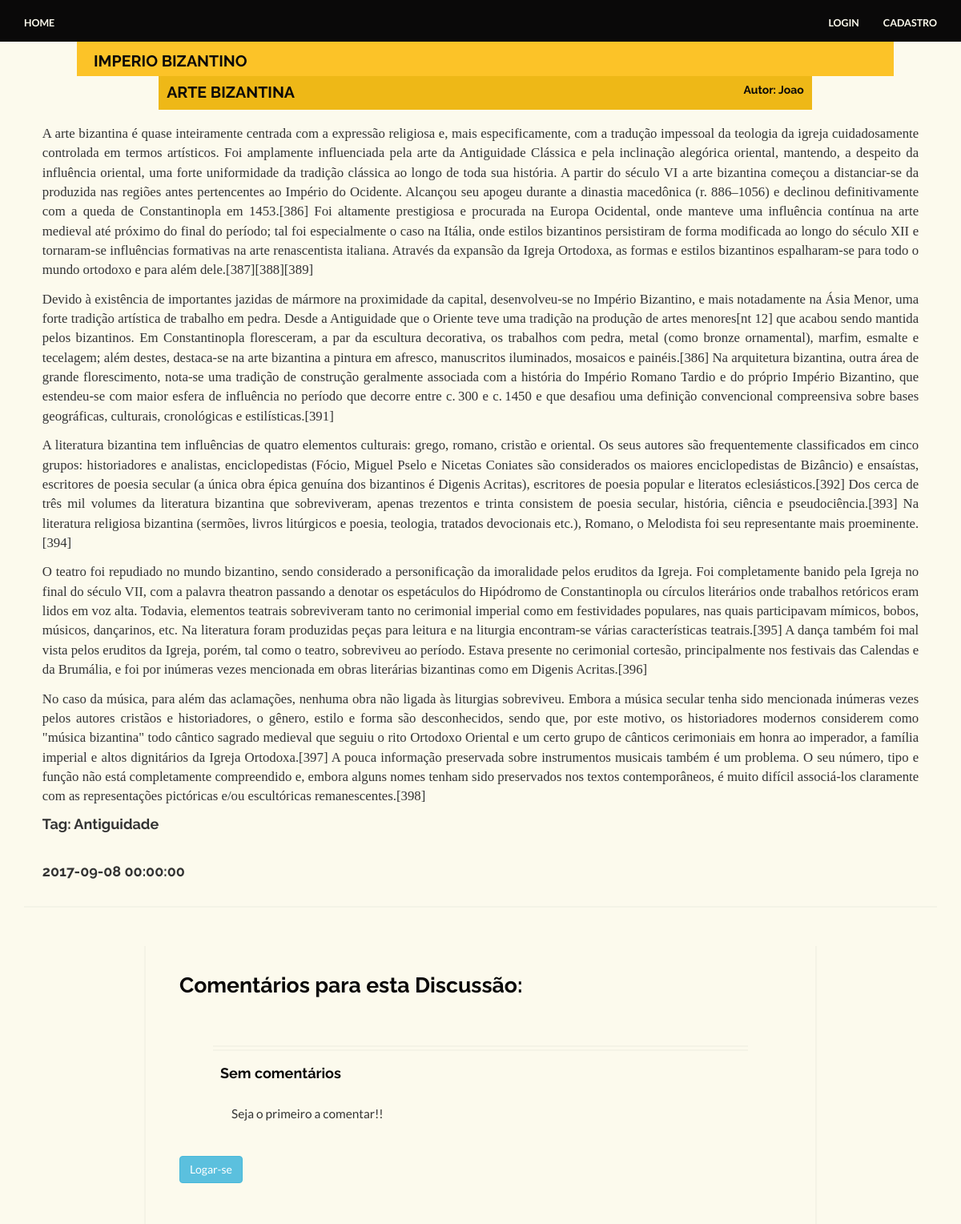
Screenshot of /Herodopedia/index.php/pages/mostra_discussao/arte_bizantina with the database file from the repository.
### tables this page shows
CREATE TABLE `discussao` (
  `cod_discussao` int(11) NOT NULL,
  `tag_discussao` int(11) NOT NULL,
  `titulo_discussao` varchar(150) NOT NULL,
  `texto_discussao` longtext NOT NULL,
  `data_disc` datetime NOT NULL,
  `disc_cod_artigo` int(11) NOT NULL,
  `disc_id_usuario` int(11) NOT NULL,
  `status_disc` int(11) NOT NULL
);

CREATE TABLE `artigo` (
  `cod_artigo` int(11) NOT NULL,
  `titulo` varchar(80) NOT NULL,
  `conteudo` longtext NOT NULL,
  `tag` int(11) NOT NULL,
  `status` int(11) NOT NULL,
  `data_art` datetime NOT NULL,
  `art_id_usuario` int(11) NOT NULL
);

CREATE TABLE `usuario` (
  `id_usuario` int(11) NOT NULL,
  `usuario` varchar(20) NOT NULL,
  `senha` varchar(80) NOT NULL,
  `email` varchar(80) NOT NULL,
  `nome` varchar(80) NOT NULL,
  `sobrenome` varchar(50) NOT NULL,
  `dt_nasc` date NOT NULL,
  `cod_tipo` int(11) NOT NULL
);

CREATE TABLE `tag` (
  `id_tag` int(11) NOT NULL,
  `descricao_tag` varchar(20) NOT NULL
);

### Herodopedia/application/controllers/Pages.php (called while the page is built, shortened)
<?php
class Pages extends CI_Controller {
    public function mostra_discussao($nome){
        $this->load->model('discussao');
        $this->load->model('comentario');
        $this->load->model('notificacao');
        $dados['notificacao'] = $this->notificacao->recebeNotificacoes();
        $dados['qtd_nots'] = $this->notificacao->contaNots();
        $dados['discussao'] = $this->discussao->discussaoSelecionada($nome);
        $dados['comentarios'] = $this->comentario->comentariosDiscussao($dados['discussao']['cod_discussao']);
        $this->load->view('discussao', $dados);
    }
}

### Herodopedia/index.php (called while the page is built, shortened)
<?php
require_once BASEPATH.'core/CodeIgniter.php';

### Herodopedia/application/models/Discussao.php (called while the page is built, shortened)
<?php
class Discussao extends CI_Model{
  public function discussaoSelecionada($nome){
    if(is_null($nome)){
      return false;
    } else{
      $this->db->where('disc_id_usuario = id_usuario');
      $this->db->where('titulo_discussao', $nome);
      $this->db->where('disc_cod_artigo = cod_artigo');
      $this->db->where('tag_discussao = id_tag');
      $query = $this->db->get('discussao, usuario, artigo,tag');
      if ($query->num_rows() > 0) {
          return $query->row_array();
      } else {
          return null;
      }
    }
  }
}

### Herodopedia/application/views/discussao.php (the view, shortened to what this page needs)
<!DOCTYPE html>
<html lang="en">
  <head>
    <?php require_once 'templates/head.php'; ?>
  </head>
  <body>
    <header class="navbar navbar-default navbar-fixed-top">
        <?php require_once 'templates/header.php'; ?>
    </header>
    <section class="row container">
        <section class="disc-header header-fixed-top">
            <section class="art-name"><h2><a href="../mostra_artigo/<?= $discussao['titulo']?>">
                <?= strtoupper(str_replace("_", " ", $discussao['titulo'])); ?></a></h2></section>
            <section class="disc-name"><h2><?= strtoupper(str_replace("_", " ", $discussao['titulo_discussao'])); ?></h2>
            <h3>Autor: <a href='../perfil/<?= $discussao['usuario']; ?>'><?= $discussao['usuario']; ?></a></h3></section>
        </section>
        <section class="disc_cont">
            <section class="conteudo_disc">
                <p><?= $discussao['texto_discussao']; ?></p>
                <h4 class="titulo">Tag: <?= $discussao['descricao_tag']; ?></h4>
                <br>
                <h4 class="titulo"><?= $discussao['data_disc']; ?></h4>
            </section>
        </section>
    </section>
    <section class="com-disc">
        <h3 class="titulo">Comentários para esta Discussão:</h3>
        <?php
        if (!is_null($comentarios)) {
            foreach($comentarios as $comentario): ?>
            <section class="comentario">
                <h4><a href="../perfil/<?= $comentario->usuario;?>"><?= $comentario->usuario; ?></a> comentou:</h4>
                <p><?= $comentario->texto_comentario;?></p>
                <h6 ><?= $comentario->data_com;?></h6>
                <?php
                    if (isset($_SESSION['usuario'])) {
                        if ($_SESSION['usuario'] == $comentario->usuario) {
                            echo "<a class='btn btn-info' href='../../Comentarios/excluir/$comentario->cod_comentario'>Deletar</a>";
                        }
                    }
                ?>
            </section>
            <?php endforeach;
        }else{
            echo "<section class='comentario'>";
            echo "<h4>Sem comentários</h4> <p>Seja o primeiro a comentar!!</p>";
            echo "</section";
        }?>
    </section>
    <?php
    if(isset($_SESSION['usuario'])){
        echo "<section class='form-group'>";
        echo "<form class='form-comment' action='../../comentarios/inserir' method='POST'>";
        echo "<label for='comment'>Deixe seu comentário:</label>";
        echo "<textarea class='form-control' rows='5' id='comment' name='comentario'></textarea>";
        echo "<button class='btn btn-lg btn-primary btn-block' type='submit'>Comentar</button>";
        echo "</form>";
        echo "</section>";
    } else {
        echo "<a class='btn btn-info' href='../login'>Logar-se</a>";
    }?>
  </body>
</html>

### Herodopedia/assets/css/style.css (style rules this page uses)
* { margin: 0; padding: 0px; }
body { background: #FCFAED; margin: 0; height: 100%; font-family: 'Lato', sans-serif; font-weight: 400; }
h1, h2, h3, h4, h5, h6 { font-family: 'Raleway', sans-serif; font-weight: 700; }
p { padding: 0; margin-bottom: 12px; font-family: 'Lato', sans-serif; font-weight: 400; font-size: 14px; line-height: 24px; margin-top: 10px; }
a { padding: 0; margin: 0; text-decoration: none; -webkit-transition: background-color .4s linear, color .4s linear; -moz-transition: background-color .4s linear, color .4s linear; -o-transition: background-color .4s linear, color .4s linear; -ms-transition: background-color .4s linear, color .4s linear; transition: background-color .4s linear, color .4s linear; }
.navbar { min-height: 52px; margin-bottom: 0px; }
.navbar-default { padding-top: 9px; z-index: 999; background-color: #0A0909; border: none; }
.header-fixed-top { position: fixed; padding-top: 5.5%; }
.disc-header { width: 85%; left: 8%; padding-top: 2%; z-index: 4; }
.art-name { width: 100%; background-color: #FCC328; padding: 3em 1.5em 0.5em 1.5em; }
.art-name > h2 { margin: 0; font-size: 1.4em; }
.art-name > h2 > a { color: #0A0909; }
.disc-name { width: 80%; margin: 0 auto; background-color: #EEB817; padding: 1%; }
.disc-name > h2 { margin: 0; font-size: 1.4em; display: inline-block; color: #0A0909; }
.disc-name > h3 { font-size: 1em; display: inline-block; float: right; margin: 0; color: #0A0909; }
.disc-name > h3 > a { color: #0A0909; }
.disc_cont { margin: 10% auto 4% auto; max-width: 95%; }
.conteudo_disc { margin: 0 auto; padding: 2%; max-width: 100%; border-bottom: 2px solid #F4F3E6; }
.conteudo_disc > p { text-align: justify; font-size: 1.2em; font-family: serif; line-height: 1.45em; }
.com-disc { max-width: 70%; margin: 0 auto; padding: 1em 3em; border-left: 2px solid #F4F3E6; border-right: 2px solid #F4F3E6; }
.com-disc > .titulo { font-size: 1.9em; padding-bottom: 1em; color: #0A0909; }
.com-disc > .comentario { padding: 1em 3em; }
.com-disc > .comentario > h4 { color: #0A0909; max-width: 100%; border-top: 0.4em double #F4F3E6; padding: 1em 0.5em; }
.com-disc > .comentario > p { font-size: 1.1em; max-width: 100%; text-align: justify; padding: 0em 1.5em 0em 1.5em; }
.btn { margin: 5% auto; }
.btn { margin-top: 2%; }

### rows the page displays
discussao: artigo.titulo "IMPERIO BIZANTINO", titulo_discussao "ARTE BIZANTINA", usuario.usuario "Joao", texto_discussao "A arte bizantina é quase inteiramente centrada com a expressão religiosa e, mais especificamente, com a tradução impessoal da teologia da igreja cuidadosamente controlada em termos artísticos. Foi amplamente influenciada pela arte da Antiguidade Clássica e pela inclinação alegórica oriental, mantendo, a despeito da influência oriental, uma forte uniformidade da tradição clássica ao longo de toda sua história. A partir do século VI a arte bizantina começou a distanciar-se da produzida nas regiões antes pertencentes ao Império do Ocidente. Alcançou seu apogeu durante a dinastia macedônica (r. 886–1056) e declinou definitivamente com a queda de Constantinopla em 1453.[386] Foi altamente…", tag.descricao_tag "Antiguidade", data_disc "2017-09-08 00:00:00"
